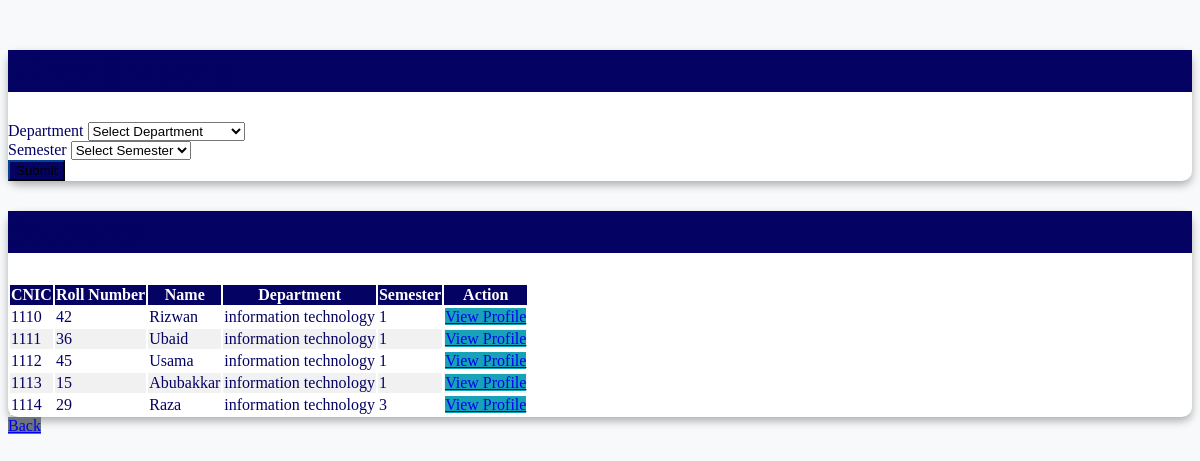
The app's page /allUsers/ with its own data.
### core/models.py (models this page shows, shortened)
class Student(models.Model):
    user = models.OneToOneField(User, on_delete=models.CASCADE)
    department = models.ForeignKey(Department, on_delete=models.CASCADE, default='')
    parent = models.ForeignKey(Parent, on_delete=models.CASCADE, blank=True, null=True)
    semester = models.ForeignKey(Semester, on_delete=models.CASCADE, default=3)

class User(AbstractUser):
    GENDER_CHOICES = [
        ('M', 'Male'),
        ('F', 'Female'),
    ]
    username = None
    cnic = models.CharField(max_length=20,unique=True)
    registration_no = models.CharField(max_length=25, unique=True ,null=True,blank=True)
    roll_no = models.CharField(max_length=25, unique=True ,null=True,blank=True)
    email = models.EmailField(unique=True)
    phone_no = models.CharField(max_length=15)
    gender = models.CharField(max_length=10, choices=GENDER_CHOICES)
    image = models.ImageField(upload_to='student_images/', blank=True, null=True)
    date = models.DateField(auto_now_add=True)
    last_login = models.DateTimeField(blank=True, null=True)
    logout_date = models.DateTimeField(blank=True, null=True)
    age = models.PositiveIntegerField(null=True)
    address = models.CharField(max_length=150)
    objects = UserManager()
    USERNAME_FIELD = 'cnic'
    REQUIRED_FIELDS = ['email']

class Department(models.Model):
    Department_Name = models.CharField(max_length=100, primary_key=True,null=False,blank=False)
    HeadOfDepartment = models.CharField(max_length=100)

class Semester(models.Model):
    Semester_No = models.CharField(max_length=4,default=1)
    DepartmentName = models.ForeignKey(Department, on_delete=models.CASCADE, related_name='semesters')
    class Meta:
        unique_together = ('Semester_No', 'DepartmentName')

### core/views.py (the view)
# urls.py: path('allUsers/', all_users, name='allUsers'),
def all_users(request):
    departments = Department.objects.all()
    semesters = Semester.objects.all()
    if request.method == 'POST':
        department = request.POST.get('department')
        semester = request.POST.get('semester')
        if department and semester:
            students = Student.objects.filter(department__Department_Name=department, semester__Semester_No=semester)
        elif department:
            students = Student.objects.filter(department__Department_Name=department)
        elif semester:
            students = Student.objects.filter(semester__Semester_No=semester)
        else:
            students = Student.objects.all()
    else:
        students = Student.objects.all()
    return render(request, 'admin/allUsers.html', {'users': students, 'departments': departments, 'semesters': semesters})

### core/templates/admin/allUsers.html (shortened to what this page needs)
{% extends "admin/admin.html" %}
{% block main %}
<div class="container mt-5">
    <div class="row justify-content-center">
        <div class="col-md-12">
            <div class="card shadow-lg border-0 rounded mb-4">
                <div class="card-header text-white" style="color: #040262;">
                    <h2 class="mb-0">Filter Students</h2>
                </div>
                <div class="card-body">
                    <form method="POST" action="{% url 'allUsers' %}">
                        <div class="form-group">
                            <label for="department">Department</label>
                            <select class="form-control" id="department" name="department" onchange="fetchSemesters(this.value)">
                                <option value="">Select Department</option>
                            </select>
                        </div>
                        <div class="form-group">
                            <label for="semester">Semester</label>
                            <select class="form-control" id="semester" name="semester">
                                <option value="">Select Semester</option>
                            </select>
                        </div>
                        <button type="submit" class="btn btn-primary">Submit</button>
                    </form>
                </div>
            </div>
            <div class="card shadow-lg border-0 rounded">
                <div class="card-header text-white" style="color: #040262;">
                    <h2 class="mb-0">Students</h2>
                </div>
                <div class="card-body">
                    <div class="table-responsive">
                        <table class="table table-striped table-bordered">
                            <thead>
                                <tr>
                                    <th>CNIC</th>
                                    <th>Roll Number</th>
                                    <th>Name</th>
                                    <th>Department</th>
                                    <th>Semester</th>
                                    <th>Action</th>
                                </tr>
                            </thead>
                            <tbody>
                                {% for user in users %}
                                    <tr>
                                        <td>{{ user.user.cnic }}</td>
                                        <td>{{ user.user.roll_no }}</td>
                                        <td>{{ user.user.first_name }} {{ user.user.last_name }}</td>
                                        <td>{{ user.department.Department_Name }}</td>
                                        <td>{{ user.semester.Semester_No }}</td>
                                        <td>
                                            <a href="{% url 'user_detail' user.user.pk %}" class="btn btn-info btn-sm">View Profile</a>
                                        </td>
                                    </tr>
                                {% empty %}
                                    <tr>
                                        <td colspan="6" class="text-center">No students found.</td>
                                    </tr>
                                {% endfor %}
                            </tbody>
                        </table>
                    </div>
                </div>
            </div>
            <div class="mt-3">
                <a href="{% url 'Profile' %}" class="btn btn-secondary">Back</a>
            </div>
        </div>
    </div>
</div>
{% endblock %}

### core/templates/admin/admin.html (shortened to what this page needs)
{% load static %}
<!DOCTYPE html>
<html lang="en">
<head>
</head>
<body>
  <div class="content" id="content">
    {% block main %}{% endblock %}
  </div>
</body>
</html>

### core/templates/admin/allUsers.html (style rules this page uses)
body { color: #040262; background-color: #f8f9fa; }
.container { margin-top: 50px; }
.card { border: none; border-radius: 10px; box-shadow: 0 4px 8px rgba(0, 0, 0, 0.3); background-color: #ffffff; }
.card-header { background-color: #040262; color: #ffffff; font-size: 1.5rem; font-weight: bold; }
.table thead th { background-color: #040262; color: #ffffff; }
.table tbody tr:nth-child(even) { background-color: #f1f1f1; }
.table tbody tr:nth-child(odd) { background-color: #ffffff; }
.table tbody td { vertical-align: middle; }
.btn-primary { background-color: #040262; border-color: #031c3e; }
.btn-secondary { background-color: #6c757d; border-color: #5a6268; }
.btn-info { background-color: #17a2b8; border-color: #117a8b; }

### records on screen
Student: user.cnic "1110", user.roll_no "42", user.first_name "Rizwan", department.Department_Name "information technology", semester.Semester_No "1"
Student: user.cnic "1111", user.roll_no "36", user.first_name "Ubaid", department.Department_Name "information technology", semester.Semester_No "1"
Student: user.cnic "1112", user.roll_no "45", user.first_name "Usama", department.Department_Name "information technology", semester.Semester_No "1"
Student: user.cnic "1113", user.roll_no "15", user.first_name "Abubakkar", department.Department_Name "information technology", semester.Semester_No "1"
Student: user.cnic "1114", user.roll_no "29", user.first_name "Raza", department.Department_Name "information technology", semester.Semester_No "3"
